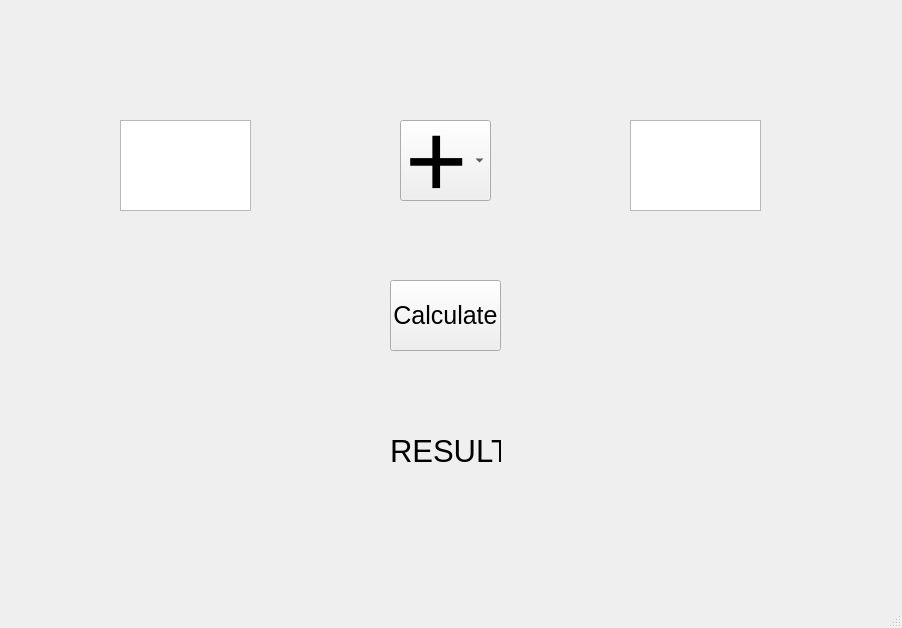
<?xml version="1.0" encoding="UTF-8"?>
<ui version="4.0">
 <class>MainWindow</class>
 <widget class="QMainWindow" name="MainWindow">
  <property name="geometry">
   <rect>
    <x>0</x>
    <y>0</y>
    <width>902</width>
    <height>628</height>
   </rect>
  </property>
  <property name="windowTitle">
   <string>Best calculator ever</string>
  </property>
  <widget class="QWidget" name="centralwidget">
   <widget class="QComboBox" name="operatorBox">
    <property name="geometry">
     <rect>
      <x>400</x>
      <y>120</y>
      <width>91</width>
      <height>81</height>
     </rect>
    </property>
    <property name="font">
     <font>
      <pointsize>80</pointsize>
     </font>
    </property>
    <item>
     <property name="text">
      <string>+</string>
     </property>
    </item>
    <item>
     <property name="text">
      <string>-</string>
     </property>
    </item>
    <item>
     <property name="text">
      <string>/</string>
     </property>
    </item>
    <item>
     <property name="text">
      <string>x</string>
     </property>
    </item>
   </widget>
   <widget class="QTextEdit" name="input1">
    <property name="geometry">
     <rect>
      <x>120</x>
      <y>120</y>
      <width>131</width>
      <height>91</height>
     </rect>
    </property>
    <property name="font">
     <font>
      <pointsize>30</pointsize>
     </font>
    </property>
   </widget>
   <widget class="QTextEdit" name="input2">
    <property name="geometry">
     <rect>
      <x>630</x>
      <y>120</y>
      <width>131</width>
      <height>91</height>
     </rect>
    </property>
    <property name="font">
     <font>
      <pointsize>30</pointsize>
     </font>
    </property>
   </widget>
   <widget class="QPushButton" name="calcButton">
    <property name="geometry">
     <rect>
      <x>390</x>
      <y>280</y>
      <width>111</width>
      <height>71</height>
     </rect>
    </property>
    <property name="font">
     <font>
      <pointsize>19</pointsize>
     </font>
    </property>
    <property name="text">
     <string>Calculate</string>
    </property>
   </widget>
   <widget class="QLabel" name="resultLabel">
    <property name="geometry">
     <rect>
      <x>390</x>
      <y>410</y>
      <width>111</width>
      <height>81</height>
     </rect>
    </property>
    <property name="font">
     <font>
      <pointsize>23</pointsize>
     </font>
    </property>
    <property name="text">
     <string>RESULT</string>
    </property>
   </widget>
  </widget>
  <widget class="QMenuBar" name="menubar">
   <property name="geometry">
    <rect>
     <x>0</x>
     <y>0</y>
     <width>902</width>
     <height>22</height>
    </rect>
   </property>
  </widget>
  <widget class="QStatusBar" name="statusbar"/>
 </widget>
 <resources/>
 <connections/>
</ui>
